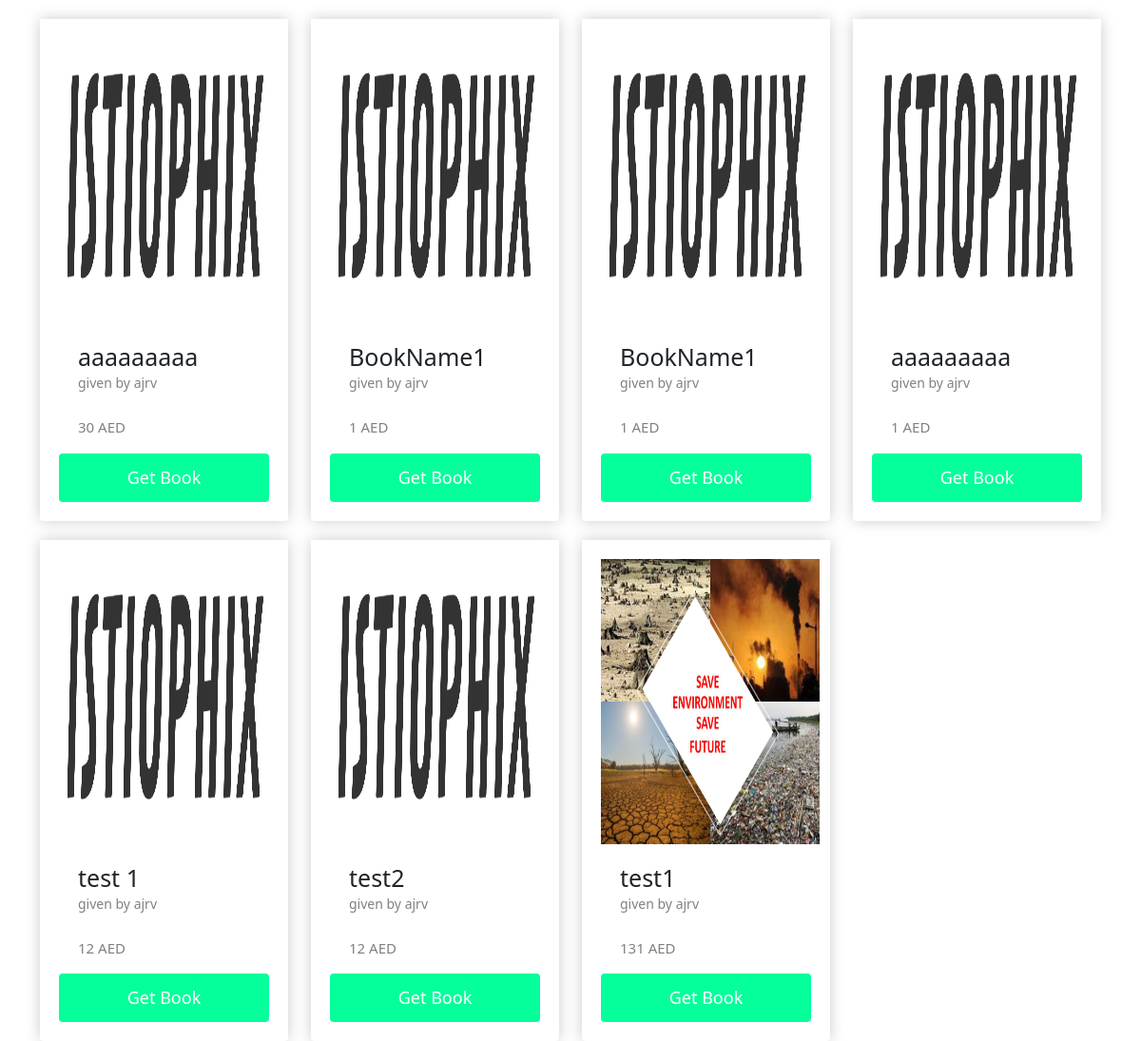
The app's page /store with its own data.
### store/models.py (models this page shows, shortened)
class Product(models.Model):
    owner = models.ForeignKey(Profile, on_delete=models.CASCADE, default=1)
    bookname = models.CharField(max_length=100, null=True)
    category = models.CharField(max_length=100, null=True)
    price = models.IntegerField()
    image = models.ImageField(blank=True, null=True, upload_to='static/images')
    uploadid = models.CharField(max_length=100, null=True)
    @property
    def imageURL(self):
        try:
            url = self.image.url
        except:
            url = ""
        return url

class Profile(models.Model):
    user = models.OneToOneField(User, on_delete=models.CASCADE, null=True)
    email = models.CharField(max_length=100, null=True)
    phone_number = models.CharField(max_length=100, null=True)
    def __str__(self):
        return str(self.user)

### store/views.py (the view)
# urls.py: path('', include('store.urls')),
@csrf_exempt
def store(request):
    products = Product.objects.all()
    context = {'products': products}
    return render(request, 'store/store.html', context)

### store/templates/store/store.html (shortened to what this page needs)
{% load static %}
<!DOCTYPE html>
{% load static %}
<html lang="en">
<head>
    <link href="https://cdn.jsdelivr.net/npm/bootstrap@5.1.0/dist/css/bootstrap.min.css" rel="stylesheet">
    <link rel="stylesheet" type="text/css" href="{% static 'css/main.css'%}">
</head>
{% if products %}
<body>
<div class="container">
    <div class="row">
    {% for product in products %}
          <div class="col-lg-3">
                <div class="card box-element">
                        <img src="/static/{{ product.imageURL}}" alt="" class="index_image">
                        <h1 class='bookname'>{{product.bookname}}</h1>
                    <span><small style="margin-left: 20px; color: grey; font-size: 14px">given by {{ product.owner}}</small></span>
                    <br>
                        <p class="price" style="font-size: 15px; margin-left: 20px">{{ product.price }} AED</p>
                    <a href="{% url 'productdetails' product.uploadid %}">
                        <button data-product="{{ product.uploadid }}"  data-action="go" class="btn btn-outline-secondary add-btn gotoproduct" style="background-color:#05FF9A">Get Book</button>
                    </a>
                </div>
          </div>
    {% endfor %}
    </div>
</div>
</body>
{% endif %}

### static_env/css/main.css (style rules this page uses)
button, button:focus { outline: none !important; box-shadow: none !important; }
body { background: white; }
.box-element { margin-top: 20px; box-shadow:hsl(0, 0%, 80%) 0 0 16px; background-color: #ffffff; border-radius: 4px; padding: 20px }
.card { border-radius: 0 0 4px 4px; }
.price { color: grey; font-size: 22px; }
.card button { border: none; padding: 12px; color: white; background-color: #000; text-align: center; cursor: pointer; width: 100%; font-size: 18px; }
.index_image { height: 300px; width: 230px; display: block; margin-left: auto; margin-right: auto; }
.bookname { margin: 20px; margin-bottom: 0px; font-size: 25px; }
body { background-color: #ecedee }
.card { border: none; overflow: hidden }

### store/templates/store/store.html (style rules this page uses)
body { background-color: white; }

### records on screen
Product: imageURL (picture), bookname "aaaaaaaaa", owner "ajrv", price "30"
Product: imageURL (picture), bookname "BookName1", owner "ajrv", price "1"
Product: imageURL (picture), bookname "BookName1", owner "ajrv", price "1"
Product: imageURL (picture), bookname "aaaaaaaaa", owner "ajrv", price "1"
Product: imageURL (picture), bookname "test 1", owner "ajrv", price "12"
Product: imageURL (picture), bookname "test2", owner "ajrv", price "12"
Product: imageURL (picture), bookname "test1", owner "ajrv", price "131"
